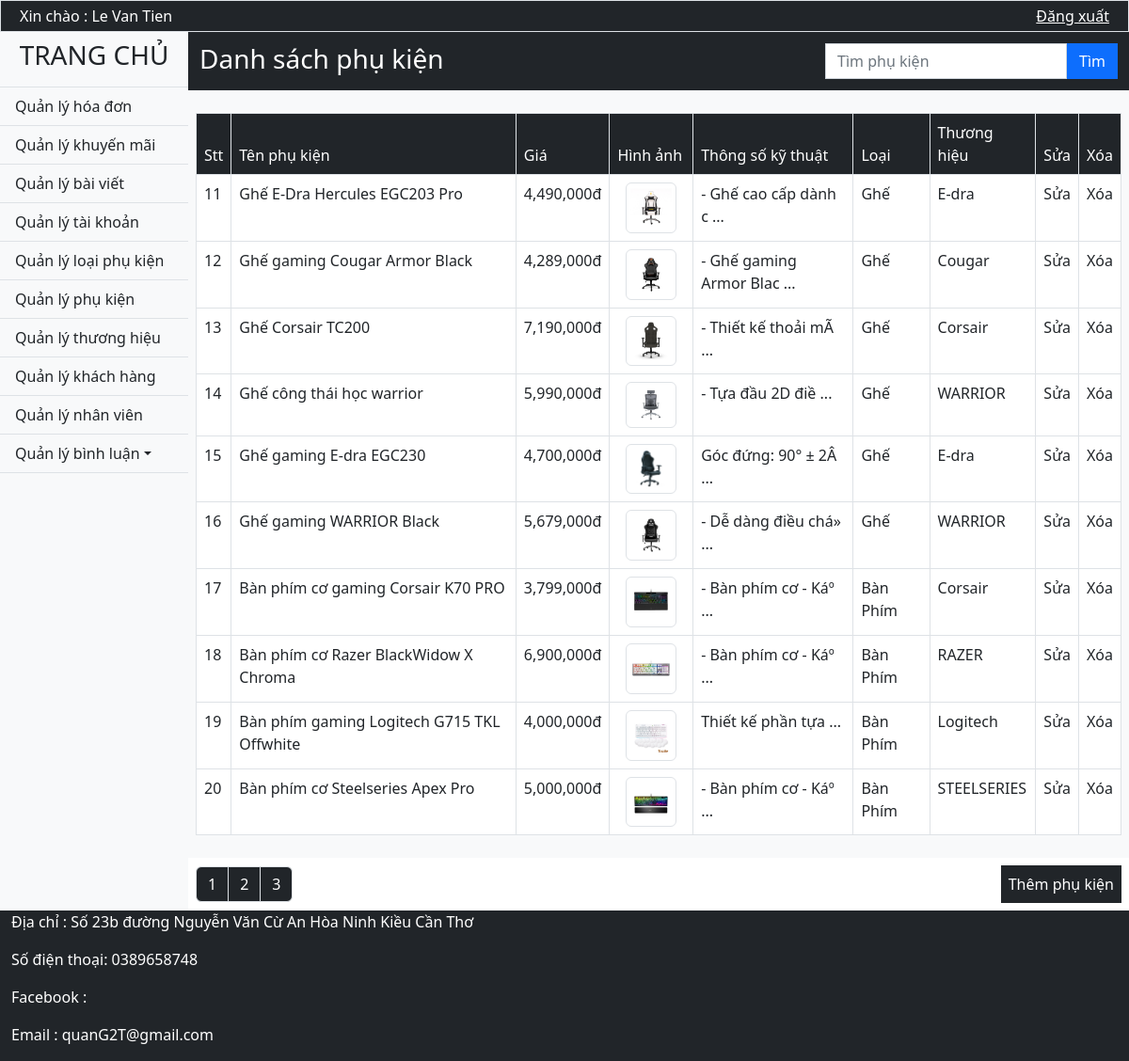
Page /Gear/List_Gear/10 (signed in) on the committed database.
### tables this page shows
CREATE TABLE `phukien` (
  `MaPK` int(11) NOT NULL,
  `TenPK` varchar(100) NOT NULL,
  `ThongSoKT` text NOT NULL,
  `HinhAnh` varchar(150) NOT NULL,
  `Gia` double NOT NULL,
  `MaLoaiPK` int(11) NOT NULL,
  `TrangThai` char(1) NOT NULL,
  `MaThuongHieu` int(11) NOT NULL
);

CREATE TABLE `loaiphukien` (
  `MaLoaiPK` int(11) NOT NULL,
  `TenLoaiPK` varchar(100) NOT NULL,
  `GhiChu` text NOT NULL,
  `TrangThai` char(1) NOT NULL
);

CREATE TABLE `thuonghieu` (
  `MaThuongHieu` int(11) NOT NULL,
  `TenThuongHieu` varchar(100) NOT NULL,
  `TrangThai` char(1) NOT NULL
);

### Mvc/Core/Controller.php (called while the page is built, shortened)
<?php
    class Controller{
        public function Model($model){
            return new $model;
        }
        public function View($view, $data=[]){
            require_once "./Mvc/Views/".$view.".php";
        }
}
?>

### Mvc/Controllers/Gear.php (called while the page is built, shortened)
<?php
	class Gear extends Controller{
		function List_Gear($page){
			$gear = $this->Model('Model_Gear');
			$sl = mysqli_num_rows($gear->LayDuLieu('*'," phukien WHERE TrangThai ='A' "));
			$this->View('Admin',['Page'=>'View_Gear','DS_PK'=>$gear->LayDuLieu('phukien.MaPK, phukien.TenPK,phukien.ThongSoKT,phukien.HinhAnh,phukien.Gia, loaiphukien.TenLoaiPK, thuonghieu.TenThuongHieu',"phukien, loaiphukien, thuonghieu WHERE phukien.TrangThai ='A' AND phukien.MaLoaiPK = loaiphukien.MaLoaiPK AND phukien.MaThuongHieu = thuonghieu.MaThuongHieu ORDER BY MaPK ASC LIMIT $page,10"),'SL_Gear'=>$sl,'link'=>'Gear/List_Gear/','title'=>'Danh sách phụ kiện','stt'=>$page]);
		}
	}
?>

### Mvc/Core/App.php (called while the page is built, shortened)
<?php
	class App{
		protected $controller = "Home";
		protected $action = "Show";
		function  __construct(){
			$arr = $this->UrlProcess();
			if(file_exists("./Mvc/Controllers/".$arr[0].".php")){
				$this->controller = $arr[0];
				unset($arr[0]);
			}
			if(isset($arr[1])){
				if(method_exists($this->controller, $arr[1])){
					$this->action = $arr[1];
				}
				unset($arr[1]);
			}
			$this->params = $arr?array_values($arr):[];
			call_user_func_array([new $this->controller, $this->action], $this->params);
		}
		function UrlProcess(){
			if(isset($_GET['url'])){
				return explode("/", filter_var(trim($_GET['url'], "/")));
			}
		}
	}
?>

### index.php (called while the page is built, shortened)
<?php
	$App = new App();
?>

### Mvc/Core/Database.php (called while the page is built, shortened)
<?php
    class Database{
        protected $server = "localhost";
        protected $user = "root";
        protected $pass = "";
        function __construct(){
            $this->con = mysqli_connect($this->server, $this->user, $this->pass);
        }
    }
?>

### Mvc/Models/Model_Gear.php (called while the page is built, shortened)
<?php
	class Model_Gear extends Database{
		function LayDuLieu($select,$where){
			$sql = "SELECT $select FROM $where;" ;
			return mysqli_query($this->con, $sql);
		}
	}
?>

### Mvc/Views/Pages/View_Gear.php (the view, shortened to what this page needs)
<div class="p-1 bg-dark d-flex ">
	<h3 class="text-white pt-2 mx-2"><?php echo  $data['title'];?></h3>
	<form class="d-flex p-2 ms-auto" action="http://localhost/<?php echo link;?>/Gear/Search_Gear/0" method="post">
        <input class="form-control rounded-0" type="text" placeholder="Tìm phụ kiện" name="search-gear" required>
        <button class="btn btn-primary rounded-0" type="button " name="bt-search-gear">Tìm</button>
    </form>
</div>
<div class="content p-2 bg-light">
    <table class="table table-hover table-bordered mt-3 bg-white ">
        <thead>
        <tr class="bg-dark text-white">
            <td>Stt</td>
            <td>Tên phụ kiện</td>
            <td>Giá</td>
            <td>Hình ảnh</td>
            <td style="max-width: 200px;">Thông số kỹ thuật</td>
            <td>Loại</td>
            <td>Thương hiệu</td>
            <td>Sửa</td>
            <td>Xóa</td>
        </tr>
        </thead>
        <tbody>
        <?php
            $i= $data['stt']+1;
            while ($row = mysqli_fetch_row($data["DS_PK"])) {
        ?>
        <tr >
            <td><?php echo $i; ?></td>
            <td><?php echo $row[1] ?></td>
            <td><?php echo number_format($row[4])?>đ</td>
            <td style="max-width: 100px;"> <img class="img-thumbnail w-75 mx-auto d-block" alt="Cinque Terre" src="http://localhost/<?php echo link;?>/Public/Image/<?php echo $row[3] ?>"> </td>
            <td style="max-width: 200px;"><?php echo substr($row[2],0,25).' ...' ?></td>
            <td> <?php echo $row[5] ?></td>
            <td><?php echo $row[6] ?></td>
            <td><a class="nav-link" href="http://localhost/<?php echo link;?>/Gear/Update_Gear/<?php echo $row[0] ?>">Sửa</a></td>
            <td><a class="nav-link" href="http://localhost/<?php echo link;?>/Gear/Delete_Gear/<?php echo $row[0] ?>">Xóa</a></td>
        </tr>
        <?php
            $i++;
            }
        ?>
        </tbody>
    </table>
</div>
<div class="bg-white p-2 d-flex justify-content-between">
    <ul class="pagination my-auto">
        <?php
            $t = $data["SL_Gear"];
            $a = 1;
            for ($i = 0; $i < $t; $i=$i+10) {
        ?>
        <li class="page-item">
            <a class="page-link bg-dark text-white" href="http://localhost/<?php echo link;?>/<?php echo  $data['link'],$i;?>"><?php echo $a; ?></a>
        </li>
        <?php
                $a++;
            }
        ?>
    </ul>
    <div class="p-2 bg-dark">
        <a href="http://localhost/<?php echo link;?>/Gear/Add_Gear/" class="text-white nav-link ">Thêm phụ kiện</a>
    </div>
</div>

### Public/css/Admin.css (style rules this page uses)
* { margin: 0; padding: 0; box-sizing: border-box; }
body { background-size: cover; background-repeat: no-repeat; background-attachment: fixed; background-position: center; z-index: 0.5; }
.content { min-height: 700px; background-size: cover; background-repeat: no-repeat; background-attachment: fixed; background-position: center; }

### rows in the picture
phukien: TenPK "Ghế E-Dra Hercules EGC203 Pro", Gia "4,490,000", HinhAnh (picture), ThongSoKT "- Ghế cao cấp dành c", MaLoaiPK.TenLoaiPK "Ghế", MaThuongHieu.TenThuongHieu "E-dra"
phukien: TenPK "Ghế gaming Cougar Armor Black", Gia "4,289,000", HinhAnh (picture), ThongSoKT "- Ghế gaming Armor Blac", MaLoaiPK.TenLoaiPK "Ghế", MaThuongHieu.TenThuongHieu "Cougar"
phukien: TenPK "Ghế Corsair TC200", Gia "7,190,000", HinhAnh (picture), ThongSoKT "- Thiết kế thoải mÃ", MaLoaiPK.TenLoaiPK "Ghế", MaThuongHieu.TenThuongHieu "Corsair"
phukien: TenPK "Ghế công thái học warrior", Gia "5,990,000", HinhAnh (picture), ThongSoKT "- Tựa đầu 2D điề", MaLoaiPK.TenLoaiPK "Ghế", MaThuongHieu.TenThuongHieu "WARRIOR"
phukien: TenPK "Ghế gaming E-dra EGC230", Gia "4,700,000", HinhAnh (picture), ThongSoKT "Góc đứng: 90° ± 2Â", MaLoaiPK.TenLoaiPK "Ghế", MaThuongHieu.TenThuongHieu "E-dra"
phukien: TenPK "Ghế gaming WARRIOR Black", Gia "5,679,000", HinhAnh (picture), ThongSoKT "- Dễ dàng điều chá»", MaLoaiPK.TenLoaiPK "Ghế", MaThuongHieu.TenThuongHieu "WARRIOR"
phukien: TenPK "Bàn phím cơ gaming Corsair K70 PRO", Gia "3,799,000", HinhAnh (picture), ThongSoKT "- Bàn phím cơ - Káº", MaLoaiPK.TenLoaiPK "Bàn Phím", MaThuongHieu.TenThuongHieu "Corsair"
phukien: TenPK "Bàn phím cơ Razer BlackWidow X Chroma", Gia "6,900,000", HinhAnh (picture), ThongSoKT "- Bàn phím cơ - Káº", MaLoaiPK.TenLoaiPK "Bàn Phím", MaThuongHieu.TenThuongHieu "RAZER"
phukien: TenPK "Bàn phím gaming Logitech G715 TKL Offwhite", Gia "4,000,000", HinhAnh (picture), ThongSoKT "Thiết kế phần tựa", MaLoaiPK.TenLoaiPK "Bàn Phím", MaThuongHieu.TenThuongHieu "Logitech"
phukien: TenPK "Bàn phím cơ Steelseries Apex Pro", Gia "5,000,000", HinhAnh (picture), ThongSoKT "- Bàn phím cơ - Káº", MaLoaiPK.TenLoaiPK "Bàn Phím", MaThuongHieu.TenThuongHieu "STEELSERIES"

### other values in the picture
$_SESSION['admin'][1] "Le Van Tien"
$data['title'] "Danh sách phụ kiện"
